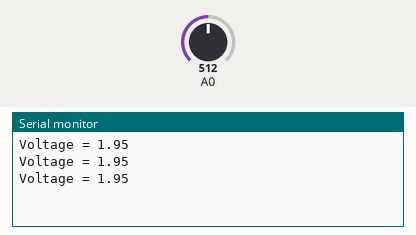
Recording of a sketch running on a simulated Arduino Uno, built with avr-gcc and run on an emulated ATmega328P. Parts: the last lines printed to the serial monitor. The inputs (shaded band) are chosen by the test bench; at power-on: A0 = 512.

Above: at 1.3 s.
1.4 s: A0 set to 716
At 1.9 s:
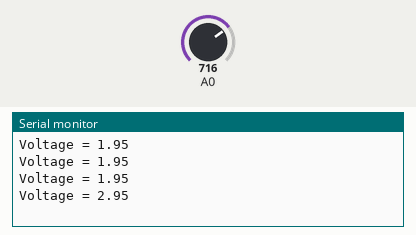
2.9 s: A0 set to 900
At 3.4 s:
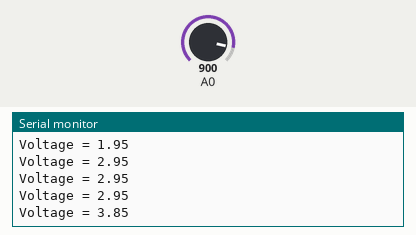
Timing chart, 0 to 5.9 s (numbered marks = the images above; inputs shaded):
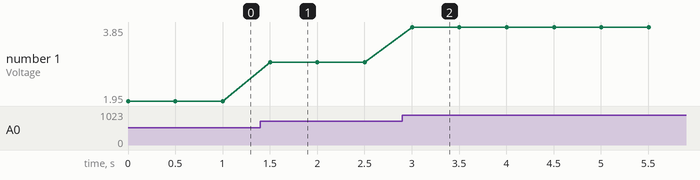

Measured:
- after the input at 1.4 s, the serial monitor: prints a new line after 0.10 s (image 1)
- after the input at 2.9 s, the serial monitor: prints a new line after 0.10 s (image 2)
- plotted number 1: 1.95 → 2.95 after the input at 1.4 s, 2.95 → 3.85 after the input at 2.9 s

The sketch:

voltage.ino
```cpp
float value=0;
float voltage=0;
void setup() {
  // put your setup code here, to run once:
  Serial.begin(9600);

}

void loop() {
  // put your main code here, to run repeatedly:
  value = analogRead(A0);
  voltage = (value * 5.0/1023)-0.55;
  Serial.print("Voltage = ");
  Serial.println(voltage);
  delay(500);

}
```
